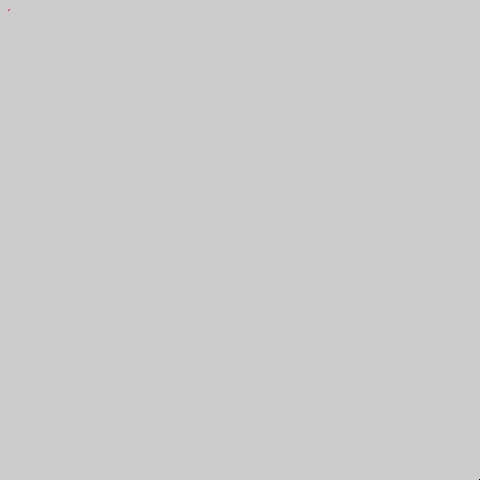
Frame 1 (no input)
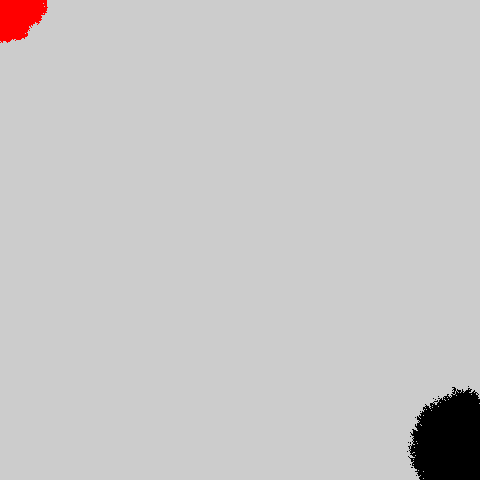
Frame 60 (the mouse pressed at the canvas centre just before this capture)
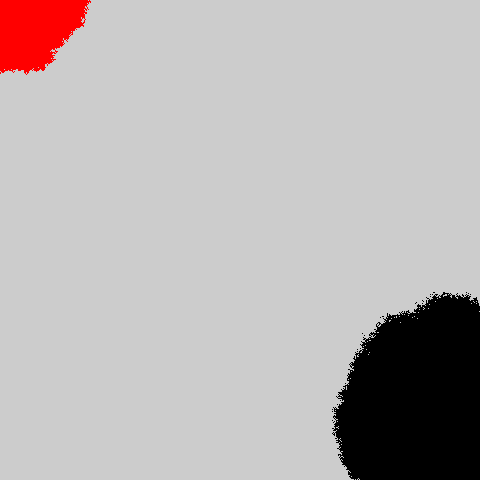
Frame 120 (the mouse held since frame 60 and released just before this capture)

The Processing sketch that drew these frames (run headless with seeded random() and noise(); from frame 60 on, the mouse is pressed at the canvas centre):

// Processing sketch: sketch_260524b
// ── sketch_260524b.pde
//
// int m,x,y,o,p,n=480;void setup(){size(480,480);colorMode(3);}void draw(){if(m<1|m>=n*n){set(n-1,n-1,o=p);set(9,9,p=color(random(n),n,n));}for(m=x=0;x<n;x++)for(y=0;y<n;y++)m+=c(o)+c(p);}int c(int l){if(get(x,y)==l){set(int(random(4))-2+x,int(random(4))-2+y,l);return 1;}return 0;}

int m, x, y, o, p, n=480;
void setup() {
  size(480, 480);
  colorMode(3);
}
void draw() {
  if (m<1|m>=n*n) {
    set(n-1, n-1, o=p);
    set(9, 9, p=color(random(n), n, n));
  }
  for (m=x=0; x<n; x++)for (y=0; y<n; y++)m+=c(o)+c(p);
}
int c(int l) {
  if (get(x, y)==l) {
    set(int(random(4))-2+x, int(random(4))-2+y, l);
    return 1;
  }
  return 0;
}
